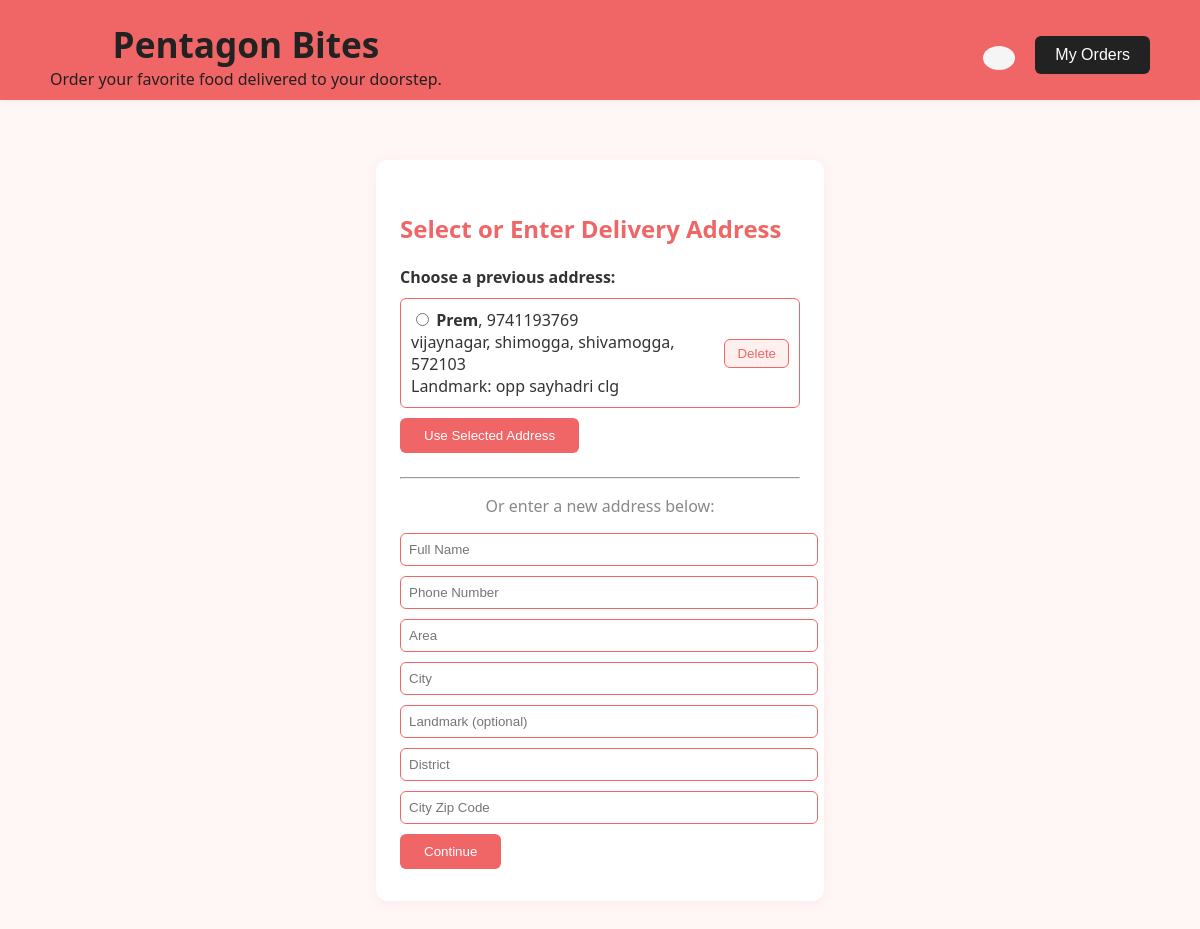
/address/ (signed in), run on the app's committed database.
### orders/models.py (models this page shows, shortened)
class UserAddress(models.Model):
    user = models.ForeignKey(User, on_delete=models.CASCADE, related_name='addresses')
    name = models.CharField(max_length=200)
    phone = models.CharField(max_length=20)
    area = models.CharField(max_length=200)
    city = models.CharField(max_length=100)
    landmark = models.CharField(max_length=200, blank=True)
    district = models.CharField(max_length=100)
    zipcode = models.CharField(max_length=20)
    created_at = models.DateTimeField(auto_now_add=True)

### orders/views.py (the view, shortened to what this page needs)
# urls.py: path('address/', views.address, name='address'),
@login_required
def address(request):
    previous_addresses = UserAddress.objects.filter(user=request.user)
    return render(request, 'address.html', {'previous_addresses': previous_addresses})

### orders/templates/address.html (shortened to what this page needs)
<!DOCTYPE html>
{% load static %}
<html lang="en">
<head>
    <link rel="stylesheet" href="{% static 'style.css' %}">
    <link href='https://cdn.boxicons.com/fonts/basic/boxicons.min.css' rel='stylesheet'>
</head>
<body style="background: #fff6f6; font-family: 'Segoe UI', Arial, sans-serif; margin:0; padding:0;">
    <header style="background: #f06666; box-shadow: 0 2px 8px rgba(0,0,0,0.05); padding: 20px 0 10px 0;">
        <div style="display: flex; align-items: center; justify-content: space-between; max-width: 1100px; margin: 0 auto;">
            <div>
                <a href="{% url 'home' %}" style="text-decoration: none;"><h1 style="margin: 0; font-size: 2.2rem; color: #222;">Pentagon Bites</h1></a>
                <p style="margin: 0; color: #221f1f;">Order your favorite food delivered to your doorstep.</p>
            </div>
            <div style="display: flex; align-items: center; gap: 10px;">
                <a href="{% url 'view_cart' %}" title="View Cart">
                    <button style="background: #f5f5f5; border: none; border-radius: 50%; padding: 12px 16px; cursor: pointer;">
                    </button>
                </a>
                <a href="{% url 'my_orders' %}">
                    <button style="padding: 10px 20px; font-size: 16px; background: #222; color: #fff; border: none; border-radius: 6px; margin-left: 10px; cursor: pointer;">
                        My Orders
                    </button>
                </a>
            </div>
        </div>
    </header>
    <div style="max-width: 400px; margin: 60px auto; background: #fff; border-radius: 12px; box-shadow: 0 2px 12px rgba(240,102,102,0.08); padding: 32px 24px;">
        <h2 style="color:#f06666;">Select or Enter Delivery Address</h2>
        {% if previous_addresses %}
            <form method="post" style="margin-bottom: 24px;">
                <h4 style="margin-bottom:10px;">Choose a previous address:</h4>
                {% for addr in previous_addresses %}
                    <div style="margin-bottom:10px; padding:10px; border:1px solid #f06666; border-radius:6px; display:flex; align-items:center; justify-content:space-between;">
                        <label style="flex:1;">
                            <input type="radio" name="selected_address" value="{{ addr.id }}">
                            <strong>{{ addr.name }}</strong>, {{ addr.phone }}<br>
                            {{ addr.area }}, {{ addr.city }}, {{ addr.district }}, {{ addr.zipcode }}<br>
                            {% if addr.landmark %}Landmark: {{ addr.landmark }}<br>{% endif %}
                        </label>
                        <button type="button" onclick="deleteAddress({{ addr.id }})"
                            style="margin-left:10px; background:#fff0f0; color:#f06666; border:1px solid #f06666; border-radius:6px; padding:6px 12px; cursor:pointer;">
                            Delete
                        </button>
                    </div>
                {% endfor %}
                <button type="submit" style="padding:10px 24px; background:#f06666; color:#fff; border:none; border-radius:6px; cursor:pointer;">Use Selected Address</button>
            </form>
            <hr>
            <p style="text-align:center; color:#888;">Or enter a new address below:</p>
        {% endif %}
        <form method="post">
            <input type="text" name="name" placeholder="Full Name" required style="width:100%; margin-bottom:10px; padding:8px; border-radius:6px; border:1px solid #f06666;"><br>
            <input type="text" name="phone" placeholder="Phone Number" required style="width:100%; margin-bottom:10px; padding:8px; border-radius:6px; border:1px solid #f06666;"><br>
            <input type="text" name="area" placeholder="Area" required style="width:100%; margin-bottom:10px; padding:8px; border-radius:6px; border:1px solid #f06666;"><br>
            <input type="text" name="city" placeholder="City" required style="width:100%; margin-bottom:10px; padding:8px; border-radius:6px; border:1px solid #f06666;"><br>
            <input type="text" name="landmark" placeholder="Landmark (optional)" style="width:100%; margin-bottom:10px; padding:8px; border-radius:6px; border:1px solid #f06666;"><br>
            <input type="text" name="district" placeholder="District" required style="width:100%; margin-bottom:10px; padding:8px; border-radius:6px; border:1px solid #f06666;"><br>
            <input type="text" name="zipcode" placeholder="City Zip Code" required style="width:100%; margin-bottom:10px; padding:8px; border-radius:6px; border:1px solid #f06666;"><br>
            <button type="submit" style="padding:10px 24px; background:#f06666; color:#fff; border:none; border-radius:6px; cursor:pointer;">Continue</button>
        </form>
    </div>
</body>
</html>

### static/style.css (style rules this page uses)
body { font-family: Arial, sans-serif; margin: 0; padding: 0; background-color: #f9f9f9; color: #333; }
header { text-align: center; padding: 1.5rem; background-color: #ff6f61; color: #fff; }
header h1 { margin: 0; }

### data on the page
UserAddress: name "Prem", phone "9741193769", area "vijaynagar", city "shimogga", district "shivamogga", zipcode "572103", landmark "opp sayhadri clg"
